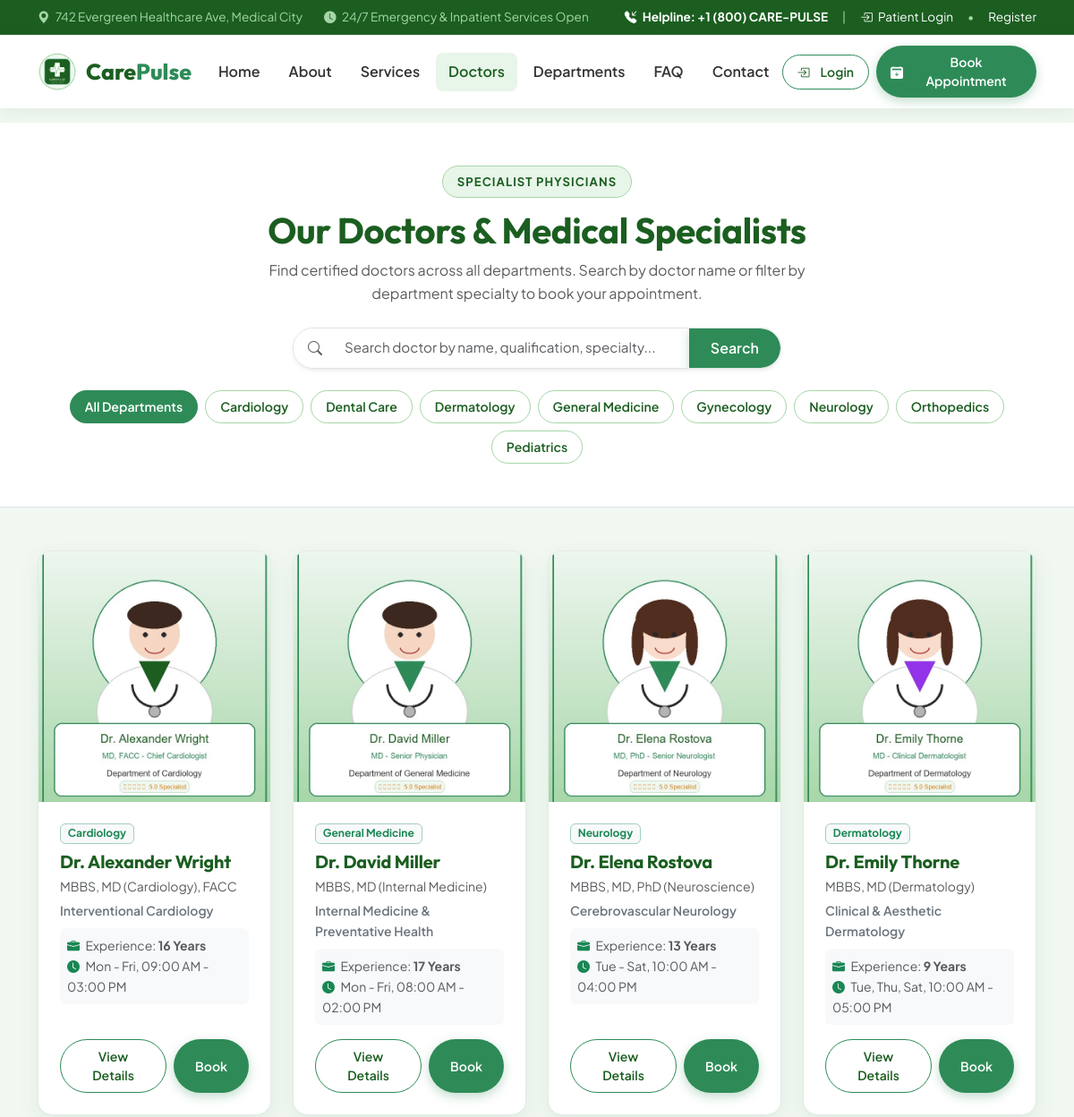
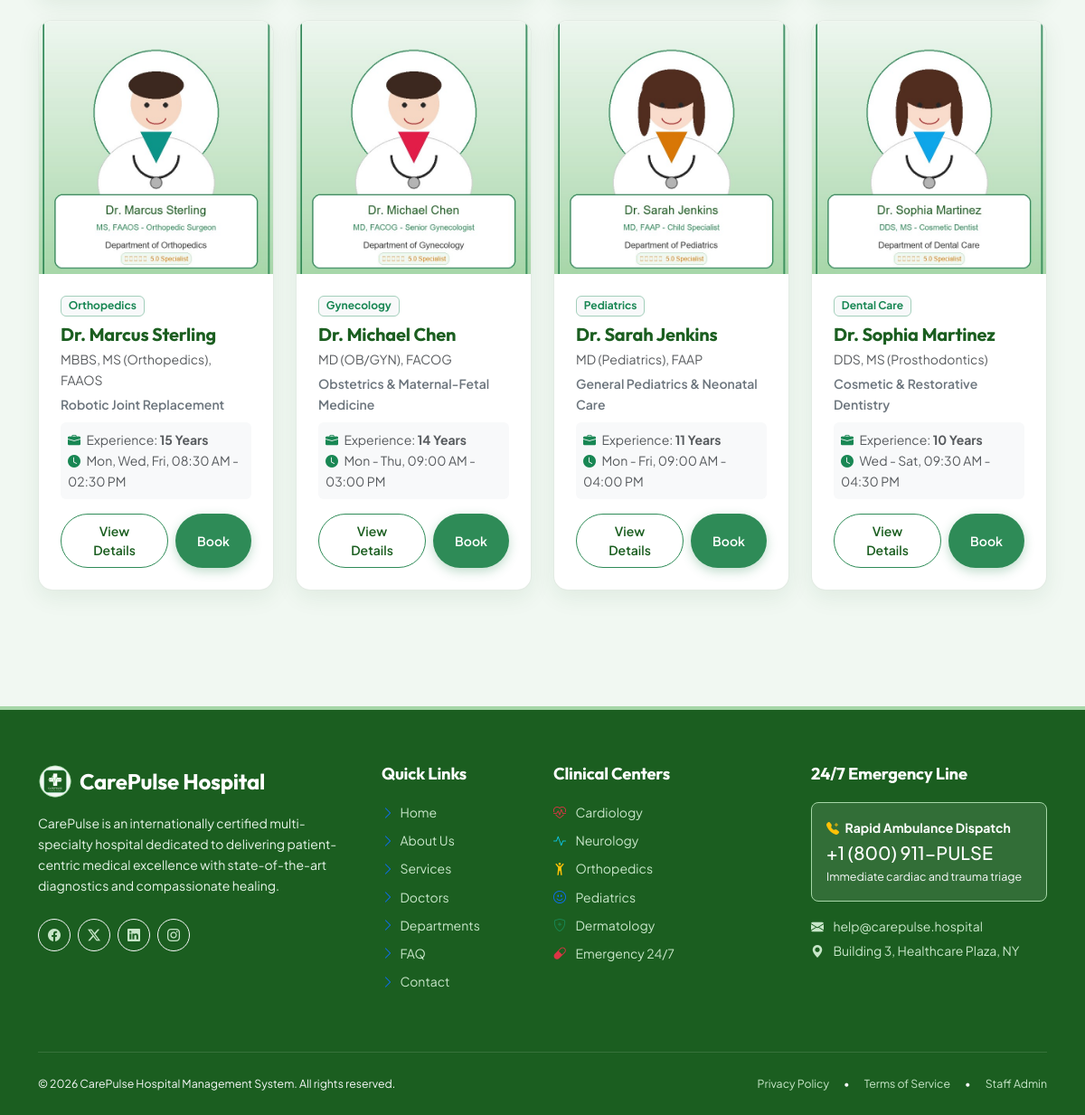
The app's page /doctors/ with its own data (2 pictures, top to bottom).
### hospital_app/models.py (models this page shows, shortened)
class Department(models.Model):
    name = models.CharField(max_length=150, unique=True)
    description = models.TextField()
    image = models.CharField(
        max_length=255,
        default="hospital_app/images/cardiology.jpg",
        help_text="Path to static image e.g. hospital_app/images/cardiology.jpg"
    )
    class Meta:
        ordering = ['name']

class Doctor(models.Model):
    name = models.CharField(max_length=150)
    specialization = models.CharField(max_length=200)
    department = models.ForeignKey(Department, on_delete=models.CASCADE, related_name='doctors')
    qualification = models.CharField(max_length=200)
    experience = models.CharField(max_length=50, help_text="e.g. 12 Years")
    description = models.TextField()
    image = models.CharField(
        max_length=255,
        default="hospital_app/images/doctor1.jpg",
        help_text="Path to static image e.g. hospital_app/images/doctor1.jpg"
    )
    availability = models.CharField(max_length=150, default="Mon - Fri, 09:00 AM - 04:00 PM")
    class Meta:
        ordering = ['name']

### hospital_app/views.py (the view, shortened to what this page needs)
# urls.py: path('doctors/', views.doctors, name='doctors'),
def doctors(request):
    dept_id = request.GET.get('department')
    search_q = request.GET.get('q', '').strip()
    doctor_qs = Doctor.objects.select_related('department').all()
    if dept_id and dept_id.isdigit():
        doctor_qs = doctor_qs.filter(department_id=int(dept_id))
    all_departments = Department.objects.all()
    return render(request, 'hospital_app/doctors.html', {
        'doctors': doctor_qs,
        'departments': all_departments,
        'selected_dept': int(dept_id) if dept_id and dept_id.isdigit() else None,
        'search_q': search_q,
    })

### hospital_app/templates/hospital_app/doctors.html (shortened to what this page needs)
{% extends 'hospital_app/base.html' %}
{% load static %}
{% block page_css %}
<link rel="stylesheet" href="{% static 'hospital_app/css/doctors.css' %}">
{% endblock %}
{% block content %}
<div class="py-5 bg-white border-bottom">
    <div class="container text-center">
        <span class="badge-green-pill">Specialist Physicians</span>
        <h1 class="fw-bold mb-2">Our Doctors & Medical Specialists</h1>
        <p class="text-muted mx-auto" style="max-width: 620px;">
            Find certified doctors across all departments. Search by doctor name or filter by department specialty to book your appointment.
        </p>
        <div class="row justify-content-center mt-4">
            <div class="col-md-7 col-lg-6">
                <form method="GET" class="input-group shadow-sm rounded-pill overflow-hidden border">
                    <span class="input-group-text bg-white border-0 ps-3">
                        <i class="bi bi-search text-muted"></i>
                    </span>
                    <input type="text" name="q" id="doctorLiveSearch" value="{{ search_q }}" class="form-control border-0 py-2" placeholder="Search doctor by name, qualification, specialty...">
                    <button class="btn btn-primary-green px-4 fw-semibold" type="submit">Search</button>
                </form>
            </div>
        </div>
        <div class="d-flex flex-wrap justify-content-center gap-2 mt-4">
            <a href="{% url 'doctors' %}" class="dept-pill-btn {% if not selected_dept %}active{% endif %}">
                All Departments
            </a>
            {% for dept in departments %}
                <a href="{% url 'doctors' %}?department={{ dept.id }}" class="dept-pill-btn {% if selected_dept == dept.id %}active{% endif %}">
                    {{ dept.name }}
                </a>
            {% endfor %}
        </div>
    </div>
</div>
<div class="container py-5">
    <div class="row g-4" id="doctorsGridContainer">
        {% for doc in doctors %}
            <div class="col-lg-3 col-md-6 doctor-grid-col">
                <div class="hospital-card doctor-card-item">
                    <img src="{% static doc.image %}" alt="{{ doc.name }}" class="doctor-profile-img">
                    <div class="p-4 d-flex flex-column flex-grow-1">
                        <span class="badge bg-light text-success border border-success-subtle mb-2 align-self-start small">{{ doc.department.name }}</span>
                        <h5 class="fw-bold mb-1">{{ doc.name }}</h5>
                        <p class="small text-muted mb-1">{{ doc.qualification }}</p>
                        <p class="small text-secondary fw-semibold mb-2">{{ doc.specialization }}</p>
                        <div class="bg-light p-2 rounded-2 small text-muted mb-3">
                            <div><i class="bi bi-briefcase-fill text-success me-1"></i> Experience: <strong>{{ doc.experience }}</strong></div>
                            <div><i class="bi bi-clock-fill text-success me-1"></i> {{ doc.availability }}</div>
                        </div>
                        <div class="d-flex gap-2 mt-auto">
                            <a href="{% url 'doctor_detail' doc.pk %}" class="btn btn-sm btn-outline-green flex-fill rounded-pill py-2">
                                View Details
                            </a>
                            <a href="{% url 'appointment' %}?doctor={{ doc.pk }}" class="btn btn-sm btn-primary-green flex-fill rounded-pill py-2 justify-content-center">
                                Book
                            </a>
                        </div>
                    </div>
                </div>
            </div>
        {% endfor %}
    </div>
</div>
{% endblock %}

### hospital_app/templates/hospital_app/base.html (shortened to what this page needs)
{% load static %}
<!DOCTYPE html>
<html lang="en">
<head>
    <link href="https://cdn.jsdelivr.net/npm/bootstrap@5.3.3/dist/css/bootstrap.min.css" rel="stylesheet">
    <link rel="stylesheet" href="https://cdn.jsdelivr.net/npm/bootstrap-icons@1.11.3/font/bootstrap-icons.min.css">
    <link rel="stylesheet" href="{% static 'hospital_app/css/style.css' %}">
    {% block page_css %}{% endblock %}
</head>
<body>
    <div class="topbar d-none d-md-block">
        <div class="container d-flex justify-content-between align-items-center">
            <div class="d-flex align-items-center gap-4">
                <span><i class="bi bi-geo-alt-fill me-1"></i> 742 Evergreen Healthcare Ave, Medical City</span>
                <span><i class="bi bi-clock-fill me-1"></i> 24/7 Emergency & Inpatient Services Open</span>
            </div>
            <div class="d-flex align-items-center gap-3">
                <a href="tel:+18002273785" class="fw-bold"><i class="bi bi-telephone-inbound-fill me-1"></i> Helpline: +1 (800) CARE-PULSE</a>
                <span>|</span>
                {% if user.is_authenticated %}
                    <a href="{% url 'patient_dashboard' %}"><i class="bi bi-person-circle me-1"></i> {{ user.first_name|default:user.username }}'s Portal</a>
                {% else %}
                    <a href="{% url 'patient_login' %}"><i class="bi bi-box-arrow-in-right me-1"></i> Patient Login</a>
                    <span>•</span>
                    <a href="{% url 'patient_register' %}">Register</a>
                {% endif %}
            </div>
        </div>
    </div>
    <nav class="navbar navbar-expand-lg navbar-light sticky-top main-navbar">
        <div class="container">
            <a class="navbar-brand" href="{% url 'home' %}">
                <img src="{% static 'hospital_app/images/hospital-logo.png' %}" alt="CarePulse Logo" height="42">
                <span>Care<span style="color: var(--btn-green);">Pulse</span></span>
            </a>
            <div class="collapse navbar-collapse" id="carepulseNavbar">
                <ul class="navbar-nav mx-auto mb-2 mb-lg-0 gap-1">
                    <li class="nav-item">
                        <a class="nav-link {% if request.resolver_match.url_name == 'home' %}active{% endif %}" href="{% url 'home' %}">
                            Home
                        </a>
                    </li>
                    <li class="nav-item">
                        <a class="nav-link {% if request.resolver_match.url_name == 'about' %}active{% endif %}" href="{% url 'about' %}">
                            About
                        </a>
                    </li>
                    <li class="nav-item">
                        <a class="nav-link {% if request.resolver_match.url_name == 'services' %}active{% endif %}" href="{% url 'services' %}">
                            Services
                        </a>
                    </li>
                    <li class="nav-item">
                        <a class="nav-link {% if 'doctor' in request.resolver_match.url_name %}active{% endif %}" href="{% url 'doctors' %}">
                            Doctors
                        </a>
                    </li>
                    <li class="nav-item">
                        <a class="nav-link {% if request.resolver_match.url_name == 'departments' %}active{% endif %}" href="{% url 'departments' %}">
                            Departments
                        </a>
                    </li>
                    <li class="nav-item">
                        <a class="nav-link {% if request.resolver_match.url_name == 'faq' %}active{% endif %}" href="{% url 'faq' %}">
                            FAQ
                        </a>
                    </li>
                    <li class="nav-item">
                        <a class="nav-link {% if request.resolver_match.url_name == 'contact' %}active{% endif %}" href="{% url 'contact' %}">
                            Contact
                        </a>
                    </li>
                </ul>
                <div class="d-flex align-items-center gap-2 mt-3 mt-lg-0">
                    {% if user.is_authenticated %}
                        <a href="{% url 'patient_dashboard' %}" class="btn btn-outline-green btn-sm px-3 py-2">
                            <i class="bi bi-grid-fill me-1"></i> Dashboard
                        </a>
                        <a href="{% url 'patient_logout' %}" class="btn btn-outline-danger btn-sm px-3 py-2 rounded-pill">
                            <i class="bi bi-box-arrow-right"></i>
                        </a>
                    {% else %}
                        <a href="{% url 'patient_login' %}" class="btn btn-outline-green btn-sm px-3 py-2">
                            <i class="bi bi-box-arrow-in-right me-1"></i> Login
                        </a>
                    {% endif %}
                    <a href="{% url 'appointment' %}" class="btn btn-primary-green btn-sm px-3 py-2">
                        <i class="bi bi-calendar2-plus-fill"></i> Book Appointment
                    </a>
                </div>
            </div>
        </div>
    </nav>
    <main>
        {% block content %}{% endblock %}
    </main>
    <footer class="site-footer">
        <div class="container">
            <div class="row g-4">
                <div class="col-lg-4 col-md-6">
                    <div class="d-flex align-items-center gap-2 mb-3">
                        <img src="{% static 'hospital_app/images/hospital-logo.png' %}" alt="CarePulse Logo" height="38">
                        <h4 class="text-white mb-0">CarePulse Hospital</h4>
                    </div>
                    <p class="small text-light-50 mb-4" style="color: #E8F5E9;">
                        CarePulse is an internationally certified multi-specialty hospital dedicated to delivering patient-centric medical excellence with state-of-the-art diagnostics and compassionate healing.
                    </p>
                    <div class="d-flex gap-2">
                        <a href="#" class="btn btn-sm btn-outline-light rounded-circle" style="width: 36px; height: 36px; display: inline-flex; align-items: center; justify-content: center;"><i class="bi bi-facebook"></i></a>
                        <a href="#" class="btn btn-sm btn-outline-light rounded-circle" style="width: 36px; height: 36px; display: inline-flex; align-items: center; justify-content: center;"><i class="bi bi-twitter-x"></i></a>
                        <a href="#" class="btn btn-sm btn-outline-light rounded-circle" style="width: 36px; height: 36px; display: inline-flex; align-items: center; justify-content: center;"><i class="bi bi-linkedin"></i></a>
                        <a href="#" class="btn btn-sm btn-outline-light rounded-circle" style="width: 36px; height: 36px; display: inline-flex; align-items: center; justify-content: center;"><i class="bi bi-instagram"></i></a>
                    </div>
                </div>
                <div class="col-lg-2 col-md-6">
                    <h5>Quick Links</h5>
                    <ul class="list-unstyled d-flex flex-column gap-2 small">
                        <li><a href="{% url 'home' %}"><i class="bi bi-chevron-right me-1 text-primary"></i> Home</a></li>
                        <li><a href="{% url 'about' %}"><i class="bi bi-chevron-right me-1 text-primary"></i> About Us</a></li>
                        <li><a href="{% url 'services' %}"><i class="bi bi-chevron-right me-1 text-primary"></i> Services</a></li>
                        <li><a href="{% url 'doctors' %}"><i class="bi bi-chevron-right me-1 text-primary"></i> Doctors</a></li>
                        <li><a href="{% url 'departments' %}"><i class="bi bi-chevron-right me-1 text-primary"></i> Departments</a></li>
                        <li><a href="{% url 'faq' %}"><i class="bi bi-chevron-right me-1 text-primary"></i> FAQ</a></li>
                        <li><a href="{% url 'contact' %}"><i class="bi bi-chevron-right me-1 text-primary"></i> Contact</a></li>
                    </ul>
                </div>
                <div class="col-lg-3 col-md-6">
                    <h5>Clinical Centers</h5>
                    <ul class="list-unstyled d-flex flex-column gap-2 small">
                        <li><a href="{% url 'departments' %}"><i class="bi bi-heart-pulse text-danger me-2"></i> Cardiology</a></li>
                        <li><a href="{% url 'departments' %}"><i class="bi bi-activity text-info me-2"></i> Neurology</a></li>
                        <li><a href="{% url 'departments' %}"><i class="bi bi-person-arms-up text-warning me-2"></i> Orthopedics</a></li>
                        <li><a href="{% url 'departments' %}"><i class="bi bi-emoji-smile text-primary me-2"></i> Pediatrics</a></li>
                        <li><a href="{% url 'departments' %}"><i class="bi bi-shield-plus text-success me-2"></i> Dermatology</a></li>
                        <li><a href="{% url 'departments' %}"><i class="bi bi-capsule text-danger me-2"></i> Emergency 24/7</a></li>
                    </ul>
                </div>
                <div class="col-lg-3 col-md-6">
                    <h5>24/7 Emergency Line</h5>
                    <div class="p-3 rounded-3 mb-3" style="background-color: rgba(255, 255, 255, 0.1); border: 1px solid var(--primary-color);">
                        <div class="fw-bold text-white small mb-1">
                            <i class="bi bi-telephone-plus-fill me-1 text-warning"></i> Rapid Ambulance Dispatch
                        </div>
                        <div class="h5 text-white mb-0">+1 (800) 911-PULSE</div>
                        <div class="small text-light mt-1" style="font-size: 0.78rem;">Immediate cardiac and trauma triage</div>
                    </div>
                    <div class="small" style="color: #C8E6C9;">
                        <div><i class="bi bi-envelope-fill me-2"></i> help@carepulse.hospital</div>
                        <div class="mt-1"><i class="bi bi-geo-alt-fill me-2"></i> Building 3, Healthcare Plaza, NY</div>
                    </div>
                </div>
            </div>
            <div class="footer-bottom d-flex flex-column flex-md-row justify-content-between align-items-center gap-3">
                <p class="mb-0 text-light small">&copy; 2026 CarePulse Hospital Management System. All rights reserved.</p>
                <div class="d-flex gap-3 small text-light">
                    <a href="#">Privacy Policy</a>
                    <span>•</span>
                    <a href="#">Terms of Service</a>
                    <span>•</span>
                    <a href="/admin/" target="_blank">Staff Admin</a>
                </div>
            </div>
        </div>
    </footer>
</body>
</html>

### records on screen
Department: name "Cardiology"
Department: name "Dental Care"
Department: name "Dermatology"
Department: name "General Medicine"
Department: name "Gynecology"
Department: name "Neurology"
Department: name "Orthopedics"
Department: name "Pediatrics"
Doctor: image (picture), department.name "Cardiology", name "Dr. Alexander Wright", qualification "MBBS, MD (Cardiology), FACC", specialization "Interventional Cardiology", experience "16 Years", availability "Mon - Fri, 09:00 AM - 03:00 PM"
Doctor: image (picture), department.name "General Medicine", name "Dr. David Miller", qualification "MBBS, MD (Internal Medicine)", specialization "Internal Medicine & Preventative Health", experience "17 Years", availability "Mon - Fri, 08:00 AM - 02:00 PM"
Doctor: image (picture), department.name "Neurology", name "Dr. Elena Rostova", qualification "MBBS, MD, PhD (Neuroscience)", specialization "Cerebrovascular Neurology", experience "13 Years", availability "Tue - Sat, 10:00 AM - 04:00 PM"
Doctor: image (picture), department.name "Dermatology", name "Dr. Emily Thorne", qualification "MBBS, MD (Dermatology)", specialization "Clinical & Aesthetic Dermatology", experience "9 Years", availability "Tue, Thu, Sat, 10:00 AM - 05:00 PM"
Doctor: image (picture), department.name "Orthopedics", name "Dr. Marcus Sterling", qualification "MBBS, MS (Orthopedics), FAAOS", specialization "Robotic Joint Replacement", experience "15 Years", availability "Mon, Wed, Fri, 08:30 AM - 02:30 PM"
Doctor: image (picture), department.name "Gynecology", name "Dr. Michael Chen", qualification "MD (OB/GYN), FACOG", specialization "Obstetrics & Maternal-Fetal Medicine", experience "14 Years", availability "Mon - Thu, 09:00 AM - 03:00 PM"
Doctor: image (picture), department.name "Pediatrics", name "Dr. Sarah Jenkins", qualification "MD (Pediatrics), FAAP", specialization "General Pediatrics & Neonatal Care", experience "11 Years", availability "Mon - Fri, 09:00 AM - 04:00 PM"
Doctor: image (picture), department.name "Dental Care", name "Dr. Sophia Martinez", qualification "DDS, MS (Prosthodontics)", specialization "Cosmetic & Restorative Dentistry", experience "10 Years", availability "Wed - Sat, 09:30 AM - 04:30 PM"
